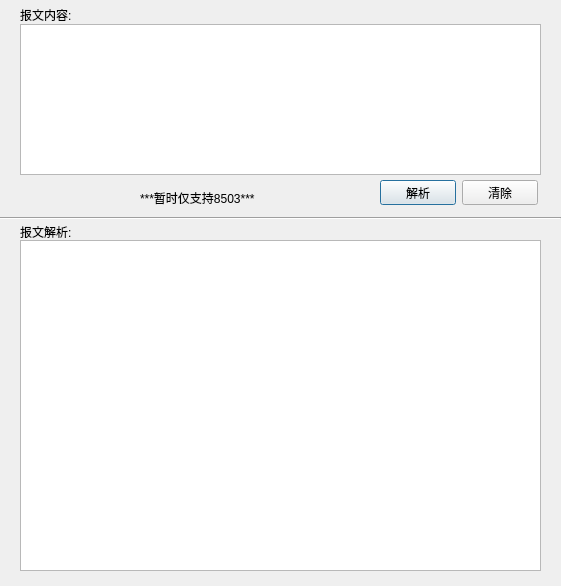
<?xml version="1.0" encoding="UTF-8"?>
<ui version="4.0">
 <class>Dialog</class>
 <widget class="QDialog" name="Dialog">
  <property name="geometry">
   <rect>
    <x>0</x>
    <y>0</y>
    <width>561</width>
    <height>586</height>
   </rect>
  </property>
  <property name="windowTitle">
   <string>报文解析</string>
  </property>
  <widget class="QTextEdit" name="textEdit">
   <property name="geometry">
    <rect>
     <x>20</x>
     <y>24</y>
     <width>521</width>
     <height>151</height>
    </rect>
   </property>
   <property name="sizePolicy">
    <sizepolicy hsizetype="Fixed" vsizetype="Fixed">
     <horstretch>0</horstretch>
     <verstretch>0</verstretch>
    </sizepolicy>
   </property>
   <property name="contextMenuPolicy">
    <enum>Qt::DefaultContextMenu</enum>
   </property>
   <property name="frameShadow">
    <enum>QFrame::Plain</enum>
   </property>
   <property name="horizontalScrollBarPolicy">
    <enum>Qt::ScrollBarAlwaysOff</enum>
   </property>
   <property name="sizeAdjustPolicy">
    <enum>QAbstractScrollArea::AdjustIgnored</enum>
   </property>
   <property name="acceptRichText">
    <bool>false</bool>
   </property>
  </widget>
  <widget class="Line" name="line">
   <property name="geometry">
    <rect>
     <x>0</x>
     <y>210</y>
     <width>561</width>
     <height>16</height>
    </rect>
   </property>
   <property name="orientation">
    <enum>Qt::Horizontal</enum>
   </property>
  </widget>
  <widget class="QLabel" name="label">
   <property name="geometry">
    <rect>
     <x>140</x>
     <y>190</y>
     <width>131</width>
     <height>16</height>
    </rect>
   </property>
   <property name="text">
    <string>***暂时仅支持8503***</string>
   </property>
  </widget>
  <widget class="QWidget" name="layoutWidget">
   <property name="geometry">
    <rect>
     <x>380</x>
     <y>180</y>
     <width>158</width>
     <height>25</height>
    </rect>
   </property>
   <layout class="QHBoxLayout" name="horizontalLayout">
    <item>
     <widget class="QPushButton" name="pushButton_2">
      <property name="text">
       <string>解析</string>
      </property>
     </widget>
    </item>
    <item>
     <widget class="QPushButton" name="pushButton">
      <property name="text">
       <string>清除</string>
      </property>
     </widget>
    </item>
   </layout>
  </widget>
  <widget class="QTableWidget" name="tableWidget">
   <property name="geometry">
    <rect>
     <x>20</x>
     <y>240</y>
     <width>521</width>
     <height>331</height>
    </rect>
   </property>
   <property name="sizePolicy">
    <sizepolicy hsizetype="Expanding" vsizetype="Fixed">
     <horstretch>0</horstretch>
     <verstretch>0</verstretch>
    </sizepolicy>
   </property>
   <property name="mouseTracking">
    <bool>false</bool>
   </property>
   <property name="layoutDirection">
    <enum>Qt::LeftToRight</enum>
   </property>
   <property name="horizontalScrollBarPolicy">
    <enum>Qt::ScrollBarAlwaysOff</enum>
   </property>
   <property name="sizeAdjustPolicy">
    <enum>QAbstractScrollArea::AdjustIgnored</enum>
   </property>
   <property name="editTriggers">
    <set>QAbstractItemView::NoEditTriggers</set>
   </property>
   <property name="selectionMode">
    <enum>QAbstractItemView::SingleSelection</enum>
   </property>
   <property name="selectionBehavior">
    <enum>QAbstractItemView::SelectRows</enum>
   </property>
   <property name="textElideMode">
    <enum>Qt::ElideMiddle</enum>
   </property>
   <property name="gridStyle">
    <enum>Qt::SolidLine</enum>
   </property>
   <property name="rowCount">
    <number>0</number>
   </property>
   <property name="columnCount">
    <number>2</number>
   </property>
   <attribute name="horizontalHeaderVisible">
    <bool>false</bool>
   </attribute>
   <attribute name="horizontalHeaderCascadingSectionResizes">
    <bool>false</bool>
   </attribute>
   <attribute name="horizontalHeaderDefaultSectionSize">
    <number>251</number>
   </attribute>
   <attribute name="verticalHeaderVisible">
    <bool>false</bool>
   </attribute>
   <attribute name="verticalHeaderCascadingSectionResizes">
    <bool>true</bool>
   </attribute>
   <attribute name="verticalHeaderDefaultSectionSize">
    <number>20</number>
   </attribute>
   <column/>
   <column/>
  </widget>
  <widget class="QLabel" name="label_2">
   <property name="geometry">
    <rect>
     <x>20</x>
     <y>226</y>
     <width>54</width>
     <height>12</height>
    </rect>
   </property>
   <property name="text">
    <string>报文解析:</string>
   </property>
  </widget>
  <widget class="QLabel" name="label_3">
   <property name="geometry">
    <rect>
     <x>20</x>
     <y>9</y>
     <width>54</width>
     <height>12</height>
    </rect>
   </property>
   <property name="frameShape">
    <enum>QFrame::NoFrame</enum>
   </property>
   <property name="text">
    <string>报文内容:</string>
   </property>
  </widget>
 </widget>
 <resources/>
 <connections>
  <connection>
   <sender>pushButton</sender>
   <signal>clicked()</signal>
   <receiver>textEdit</receiver>
   <slot>clear()</slot>
   <hints>
    <hint type="sourcelabel">
     <x>502</x>
     <y>196</y>
    </hint>
    <hint type="destinationlabel">
     <x>510</x>
     <y>159</y>
    </hint>
   </hints>
  </connection>
 </connections>
</ui>
